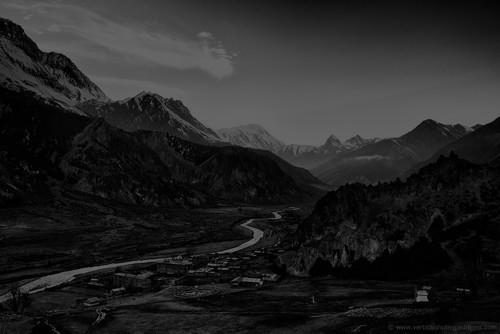
#> input picture computer_vision/images/himalaya_dark.jpg, 500 x 334 px, found by its file name
$ python histogram_equalization.py
#> lines starting #> are read from the running program, lines starting #| are printed output that depends on the picture
# -*- coding: utf-8 -*-
"""histogram equalization.ipynb

Automatically generated by Colab.

Original file is located at
    https://colab.research.google.com/drive/1cFzL4dA6yasphGyGh-Ax1bMjziw84Neg
"""

#Nick Peters
#02/12/22

from PIL import Image
from PIL import ImageFilter
from PIL import ImageDraw
import matplotlib.pyplot as plt

from google.colab import drive
drive.mount('/content/drive')


img = Image.open('/content/drive/MyDrive/cs195_sp22/lab1_input_images/himalaya_dark.jpg')
#> img is the input picture: PIL image 500x334 L; min 0, max 113, mean 36.8

#image histogram
hist = img.histogram()
#> hist = 256 values, max 4960 at index 2, min 0 at index 114, mean 652.3
print("image histogram:",hist)
#> (printed output is left out)

#get hist_derivative from the image histogram
hist_derivative = [0] * 256
for i in range (256):
  hist_derivative[i] = hist[i]/(img.width * img.height)
  hist_derivative[i] = int(hist_derivative[i] * 255)
#> after the loop, hist_derivative = 256 values, max 7 at index 2, min 0 at index 49, mean 0.812

#get cumulitive sum of hist_derivative
histicum = [0] * 256
for i in range (256):
  histicum[i] = hist_derivative[i]
  if (i != 0): #prevent program from reaching out of bounds
    histicum[i] += histicum[i-1]
#> after the loop, histicum = 256 values from 5 to 208

#create new image and apply histogram equalization
img_equalization = Image.new('L', (img.width, img.height), color=0)
#> img_equalization: PIL image 500x334 L; every value is 0
for x in range (img.width):
  for y in range (img.height):
    img_equalization.putpixel((x,y), histicum[img.getpixel((x,y))])
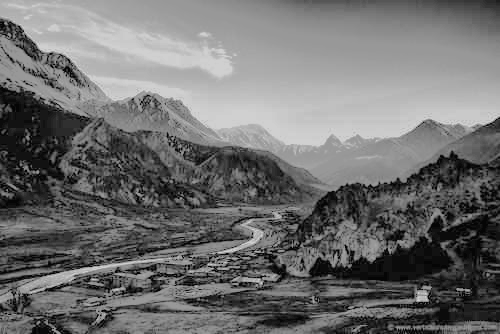
#> img_equalization: PIL image 500x334 L; min 5, max 208, mean 111.1

e_hist = img_equalization.histogram()
#> e_hist = 256 values, max 5117 at index 152, min 0 at index 0, mean 652.3
print("equalized histogram:",e_hist)
#> (printed output is left out)

#diplay original image
plt.figure(figsize=(8,8))
plt.imshow(img, cmap='gray')
plt.title('Original Photo')

#display equalized image
plt.figure(figsize=(8,8))
plt.imshow(img_equalization, cmap='gray')
plt.title('Equalized Photo')
